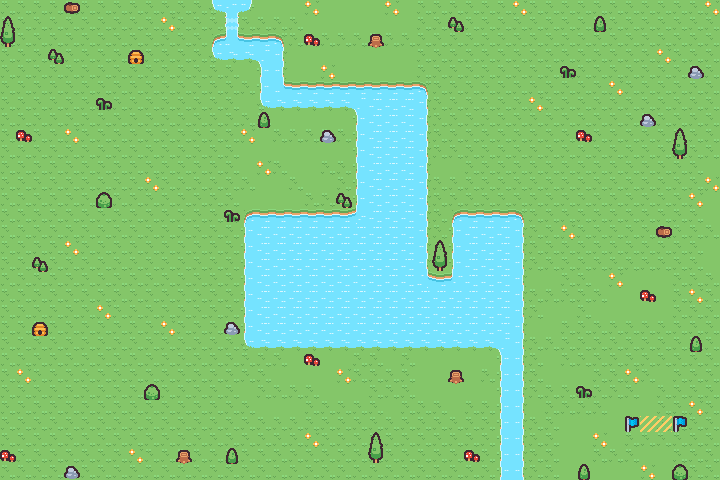

A 2D game scene composited from a Tiled map and its tileset images. What follows is a short description and the map's XML, with each tile layer's data collapsed to a summary:
An orthogonal 45x30 tile map with 16x16 px tiles, 4 tile layers (Ground, Obstacles, Water, Goal), 2 tilesets and 24 objects (11x hovercraft, 7x letter, 5x bomb, spawn).

<map version="1.10" tiledversion="1.10.2" orientation="orthogonal" renderorder="right-down" width="45" height="30" tilewidth="16" tileheight="16" infinite="0" nextlayerid="8" nextobjectid="26">
 <editorsettings>
  <export target="level8.tmj" format="json" />
 </editorsettings>
 <tileset firstgid="1" name="sprites" tilewidth="16" tileheight="16" tilecount="275" columns="25">
  <image source="sprites.png" trans="ff00ff" width="400" height="176" />
 </tileset>
 <tileset firstgid="276" name="sprites" tilewidth="16" tileheight="16" tilecount="275" columns="25">
  <image source="sprites.png" trans="ff00ff" width="400" height="176" />
 </tileset>
 <layer id="1" name="Ground" width="45" height="30">
  <data>[1350 cells, 1350 non-empty, 5 distinct tile ids]</data>
 </layer>
 <layer id="2" name="Obstacles" width="45" height="30">
  <data>[1350 cells, 44 non-empty, 12 distinct tile ids]</data>
 </layer>
 <layer id="3" name="Water" width="45" height="30">
  <data>[1350 cells, 242 non-empty, 17 distinct tile ids]</data>
 </layer>
 <layer id="4" name="Goal" width="45" height="30">
  <data>[1350 cells, 4 non-empty, 3 distinct tile ids]</data>
 </layer>
 <objectgroup id="6" name="Letter Layer">
  <object id="2" name="Letter P" type="letter" gid="121" x="16" y="224" width="16" height="16" />
  <object id="3" name="Letter R" type="letter" gid="123" x="304" y="176" width="16" height="16" />
  <object id="4" name="Letter O" type="letter" gid="100" x="192" y="288" width="16" height="16" />
  <object id="5" name="Letter G" type="letter" gid="72" x="384" y="400" width="16" height="16" />
  <object id="6" name="Letter R" type="letter" gid="123" x="208" y="464" width="16" height="16" />
  <object id="7" name="Letter A" type="letter" gid="46" x="48" y="48" width="16" height="16" />
  <object id="9" name="Letter M" type="letter" gid="98" x="224" y="96" width="16" height="16" />
 </objectgroup>
 <objectgroup id="7" name="Enemy Layer">
  <object id="10" name="Bomb" type="bomb" gid="5" x="16" y="112" width="16" height="16" />
  <object id="11" name="Bomb" type="bomb" gid="5" x="80" y="416" width="16" height="16" />
  <object id="12" name="Bomb" type="bomb" gid="5" x="352" y="432" width="16" height="16" />
  <object id="13" name="Hovercraft" type="hovercraft" gid="165" x="160" y="160" width="16" height="16" />
  <object id="14" name="Hovercraft" type="hovercraft" gid="165" x="576" y="336" width="16" height="16" />
  <object id="15" name="Hovercraft" type="hovercraft" gid="165" x="128" y="304" width="16" height="16" />
  <object id="16" name="Hovercraft" type="hovercraft" gid="165" x="608" y="224" width="16" height="16" />
  <object id="17" name="Hovercraft" type="hovercraft" gid="165" x="496" y="160" width="16" height="16" />
  <object id="18" name="Hovercraft" type="hovercraft" gid="165" x="224" y="400" width="16" height="16" />
  <object id="19" name="Bomb" type="bomb" gid="5" x="640" y="352" width="16" height="16" />
  <object id="20" name="Bomb" type="bomb" gid="5" x="560" y="432" width="16" height="16" />
  <object id="21" name="Hovercraft" type="hovercraft" gid="165" x="400" y="64" width="16" height="16" />
  <object id="22" name="Hovercraft" type="hovercraft" gid="165" x="160" y="64" width="16" height="16" />
  <object id="23" name="Hovercraft" type="hovercraft" gid="165" x="32" y="320" width="16" height="16" />
  <object id="24" name="Hovercraft" type="hovercraft" gid="165" x="320" y="464" width="16" height="16" />
  <object id="25" name="Hovercraft" type="hovercraft" gid="165" x="624" y="64" width="16" height="16" />
 </objectgroup>
 <objectgroup id="5" name="Player">
  <object id="1" name="Spawn" type="spawn" x="48" y="432">
   <point />
  </object>
 </objectgroup>
</map>
